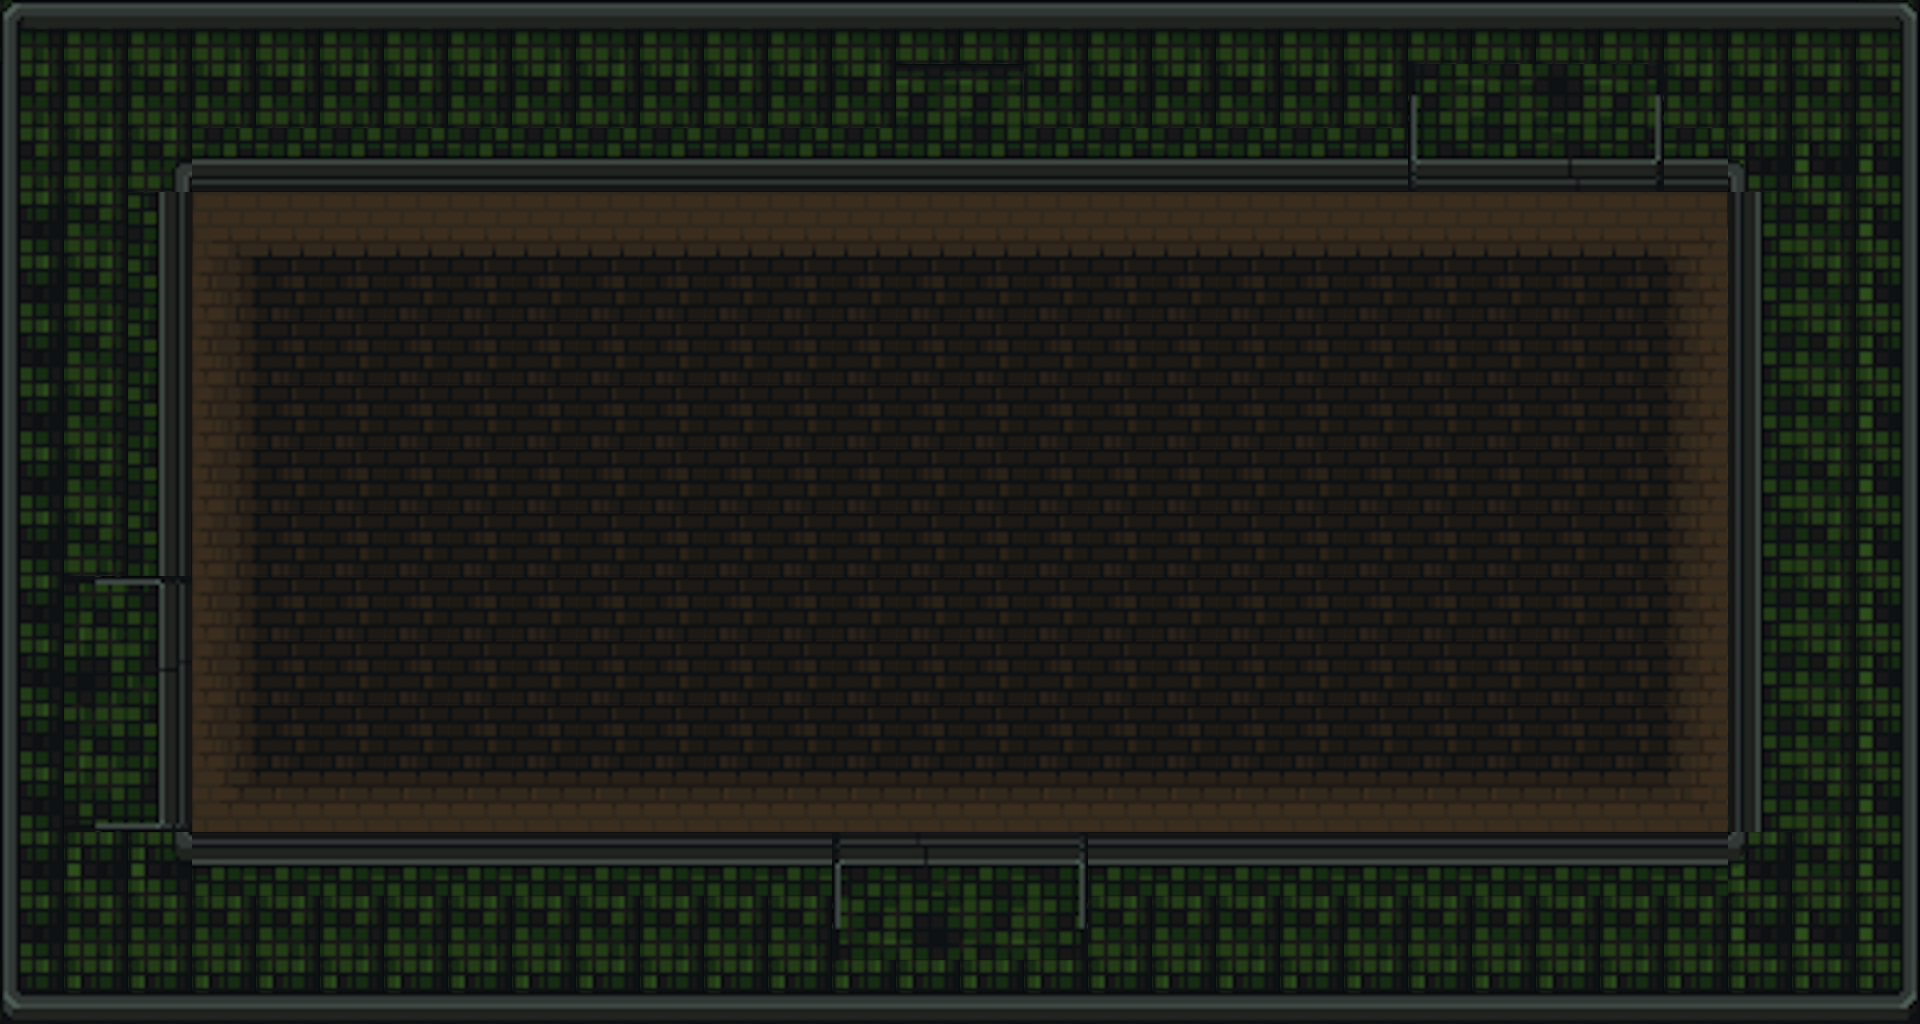

This game map was drawn from its Tiled (.tmx) file and the tilesets committed beside it. A one-line description and the trimmed map source follow:
An orthogonal 30x16 tile map with 64x64 px tiles, 5 tile layers (doors, mapa, corners, Tile Layer 5, ...), 4 tilesets and 8 objects (2x 0, 2x 2, 2x 3, 2x Orc).

<map version="1.10" tiledversion="1.11.2" orientation="orthogonal" renderorder="right-down" width="30" height="16" tilewidth="64" tileheight="64" infinite="0" nextlayerid="12" nextobjectid="29">
 <tileset firstgid="1" source="../tilesets/floorwalls.tsx" />
 <tileset firstgid="494" source="../tilesets/animaitons.tsx" />
 <tileset firstgid="614" source="../tilesets/objects_random.tsx" />
 <tileset firstgid="866" source="../tilesets/map_02.tsx" />
 <layer id="5" name="doors" width="30" height="16">
  <properties>
   <property name="door" type="bool" value="true" />
   <property name="solid" type="bool" value="true" />
  </properties>
  <data>[480 cells, 12 non-empty, 4 distinct tile ids]</data>
 </layer>
 <layer id="1" name="mapa" width="30" height="16">
  <data>[480 cells, 266 non-empty, 13 distinct tile ids]</data>
 </layer>
 <layer id="4" name="corners" width="30" height="16">
  <properties>
   <property name="solid" type="bool" value="true" />
  </properties>
  <data>[480 cells, 174 non-empty, 3 distinct tile ids]</data>
 </layer>
 <layer id="11" name="Tile Layer 5" width="30" height="16">
  <data>[480 cells, 145 non-empty, 13 distinct tile ids]</data>
 </layer>
 <layer id="9" name="objects" width="30" height="16">
  <data>[480 cells, 24 non-empty, 8 distinct tile ids]</data>
 </layer>
 <objectgroup id="10" name="chest" />
 <objectgroup id="2" name="gateways">
  <object id="21" name="0" x="898" y="852" width="58" height="64">
   <properties>
    <property name="target" type="int" value="0" />
   </properties>
  </object>
  <object id="22" name="0" x="962" y="852" width="64" height="64">
   <properties>
    <property name="target" type="int" value="0" />
   </properties>
  </object>
  <object id="25" name="2" x="1471.03" y="95.2727" width="64" height="64">
   <properties>
    <property name="target" type="int" value="2" />
   </properties>
  </object>
  <object id="26" name="2" x="1540.73" y="95.2727" width="64" height="64">
   <properties>
    <property name="target" type="int" value="2" />
   </properties>
  </object>
  <object id="27" name="3" x="95.2727" y="640.727" width="64" height="64">
   <properties>
    <property name="target" type="int" value="3" />
   </properties>
  </object>
  <object id="28" name="3" x="95.2727" y="701.333" width="64" height="64">
   <properties>
    <property name="target" type="int" value="3" />
   </properties>
  </object>
 </objectgroup>
 <objectgroup id="8" name="npcs">
  <object id="23" name="Orc" x="537.242" y="360.72">
   <properties>
    <property name="item" value="StrengthPotion" />
    <property name="maxHp" type="int" value="20" />
   </properties>
   <point />
  </object>
  <object id="24" name="Orc" x="1274.03" y="365.836">
   <properties>
    <property name="maxHp" type="int" value="15" />
   </properties>
   <point />
  </object>
 </objectgroup>
</map>
